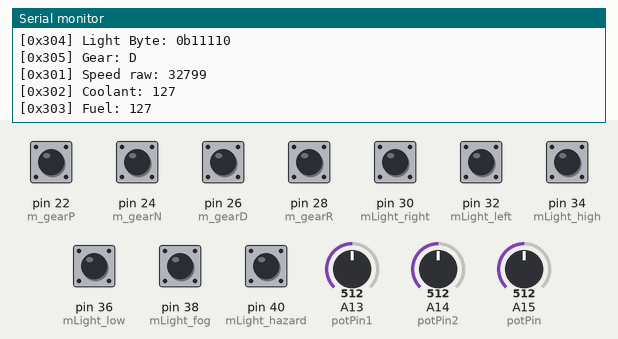
Simulated run of this sketch. Board: Arduino Mega 2560, built with avr-gcc and run on an emulated ATmega2560. On the bench: the last lines printed to the serial monitor. The test bench sets the inputs (shaded band); at power-on: pin 22 (m_gearP), pin 24 (m_gearN), pin 26 (m_gearD), pin 28 (m_gearR), pin 30 (mLight_right), pin 32 (mLight_left), pin 34 (mLight_high), pin 36 (mLight_low), pin 38 (mLight_fog), pin 40 (mLight_hazard) HIGH, A13 (potPin1) = 512, A14 (potPin2) = 512, A15 (potPin) = 512.

Above: at 1.2 s.
1.3 s: pin 22 (m_gearP) pulled LOW for 1 s
At 1.52 s:
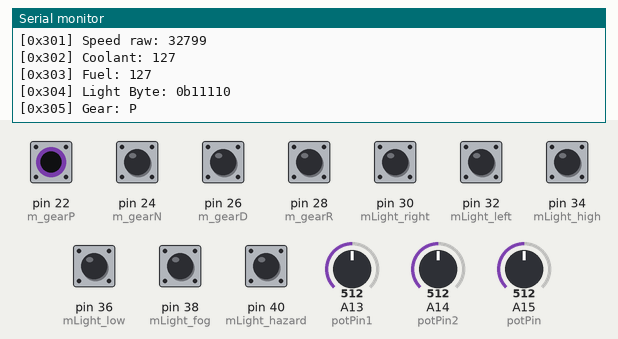
3.8 s: pin 24 (m_gearN) pulled LOW for 1 s
At 4.02 s:
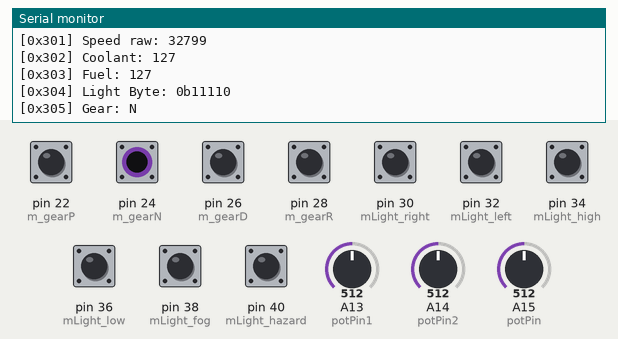
6.3 s: pin 26 (m_gearD) pulled LOW for 1 s
At 6.52 s:
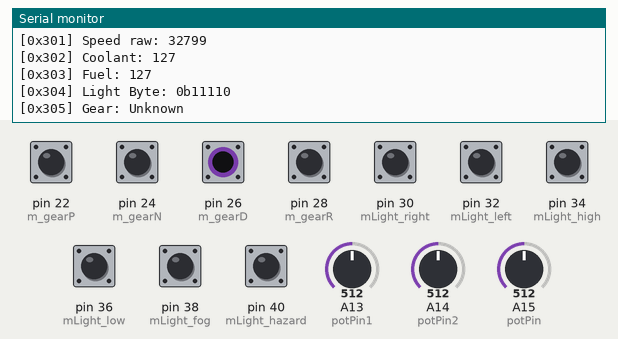
8.8 s: A13 (potPin1) set to 716
At 8.82 s:
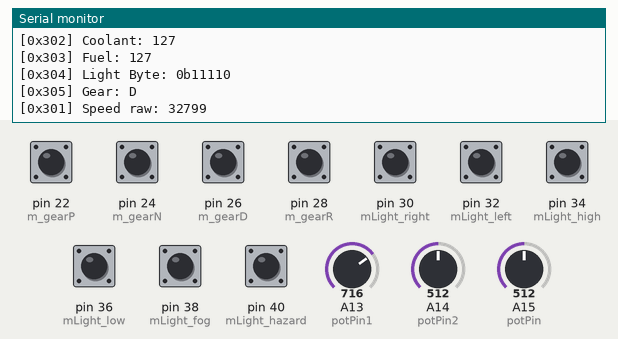
10.3 s: A14 (potPin2) set to 716
At 10.37 s:
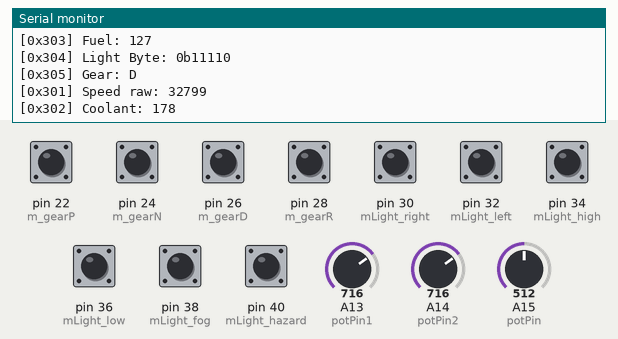
11.8 s: A15 (potPin) set to 716
At 11.97 s:
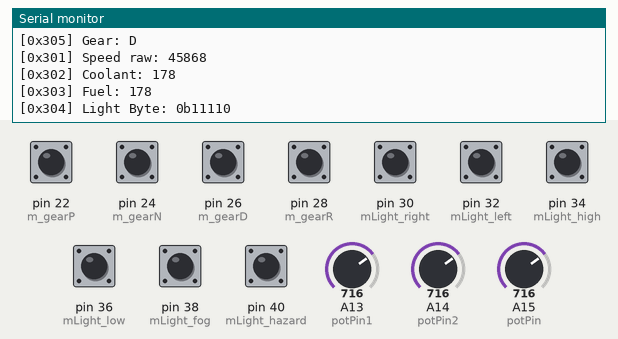

The sketch:

Cluster_Can_Send.ino
```cpp
#include <SPI.h>
#include <mcp_can.h>

//-------------------- MCP2515 --------------------//
MCP_CAN CAN(53);

//-------------------- Cảm biến analog --------------------//
const int potPin  = A15;  // Speed
const int potPin1 = A13;  // Coolant
const int potPin2 = A14;  // Fuel

//-------------------- Công tắc đèn --------------------//
const int mLight_right  = 30;
const int mLight_left   = 32;
const int mLight_high   = 34;
const int mLight_low    = 36;
const int mLight_fog    = 38;
const int mLight_hazard = 40;

//-------------------- Hộp số --------------------//
const int m_gearP = 22;
const int m_gearN = 24;
const int m_gearD = 26;
const int m_gearR = 28;
unsigned long lastSendTime = 0;
const unsigned long interval = 50;
int sendStep = 0;

//-------------------- Hàm gửi tốc độ (ID: 0x301) --------------------//
void sendWheelSpeedRaw(int potPin, MCP_CAN &CAN) {
  unsigned int rawSpeed = map(analogRead(potPin), 0, 1023, 0, 65535);
  byte data[8] = {
    (byte)(rawSpeed >> 8),(byte)(rawSpeed & 0xFF),0, 0, 0, 0, 0, 0
  };
  CAN.sendMsgBuf(0x301, 0, 8, data);
  Serial.print("[0x301] Speed raw: "); Serial.println(rawSpeed);
}

//-------------------- Hàm gửi coolant (ID: 0x302) --------------------//
void sendCoolantRaw(int potPin1, MCP_CAN &CAN) {
  int raw = analogRead(potPin1);
  byte val = map(raw, 0, 1023, 0, 255);
  byte data[8] = { val, 0, 0, 0, 0, 0, 0, 0 };
  CAN.sendMsgBuf(0x302, 0, 8, data);
  Serial.print("[0x302] Coolant: "); Serial.println(val);
}

//-------------------- Hàm gửi fuel (ID: 0x303) --------------------//
void sendFuelRaw(int potPin2, MCP_CAN &CAN) {
  int raw = analogRead(potPin2);
  byte val = map(raw, 0, 1023, 0, 255);
  byte data[8] = { val, 0, 0, 0, 0, 0, 0, 0 };
  CAN.sendMsgBuf(0x303, 0, 8, data);
  Serial.print("[0x303] Fuel: "); Serial.println(val);
}

//-------------------- Hàm gửi trạng thái đèn (ID: 0x304) --------------------//
void sendLightStatus(MCP_CAN &CAN) {
  byte lightByte = 0;
  lightByte |= (!digitalRead(mLight_right)  << 0);
  lightByte |= (digitalRead(mLight_left)   << 1);
  lightByte |= (digitalRead(mLight_high)   << 2);
  lightByte |= (digitalRead(mLight_low)    << 3);
  lightByte |= (digitalRead(mLight_fog)    << 4);
  lightByte |= (!digitalRead(mLight_hazard) << 5);
  byte data[8] = { lightByte, 0, 0, 0, 0, 0, 0, 0 };
  CAN.sendMsgBuf(0x304, 0, 8, data);
  Serial.print("[0x304] Light Byte: 0b"); Serial.println(lightByte, BIN);
}

//-------------------- Hàm gửi trạng thái hộp số (ID: 0x305) --------------------//
void sendGearStatus(MCP_CAN &CAN) {
  byte gearValue = 0xFF;
  if (!digitalRead(m_gearP))      gearValue = 0;
  else if (!digitalRead(m_gearN)) gearValue = 1;
  else if (digitalRead(m_gearD))  gearValue = 2;
  else if (!digitalRead(m_gearR)) gearValue = 3;

  byte data[8] = { gearValue, 0, 0, 0, 0, 0, 0, 0 };
  CAN.sendMsgBuf(0x305, 0, 8, data);

  Serial.print("[0x305] Gear: ");
  if (gearValue == 0) Serial.println("P");
  else if (gearValue == 1) Serial.println("N");
  else if (gearValue == 2) Serial.println("D");
  else if (gearValue == 3) Serial.println("R");
  else Serial.println("Unknown");
}

//-------------------- SETUP --------------------//
void setup() {
  Serial.begin(115200);

  // Khởi tạo MCP2515
  if (CAN_OK == CAN.begin(MCP_ANY, CAN_500KBPS, MCP_16MHZ)) {
    Serial.println("CAN Sender Initialized Successfully!");
  } else {
    Serial.println("CAN Sender Initialization Failed!");
    while (1);
  }

  CAN.setMode(MCP_NORMAL);

  pinMode(mLight_right,  INPUT_PULLUP);
  pinMode(mLight_left,   INPUT_PULLUP);
  pinMode(mLight_high,   INPUT_PULLUP);
  pinMode(mLight_low,    INPUT_PULLUP);
  pinMode(mLight_fog,    INPUT_PULLUP);
  pinMode(mLight_hazard, INPUT_PULLUP);

  pinMode(m_gearP, INPUT_PULLUP);
  pinMode(m_gearN, INPUT_PULLUP);
  pinMode(m_gearD, INPUT_PULLUP);
  pinMode(m_gearR, INPUT_PULLUP);
}

//-------------------- LOOP --------------------//
void loop() {
  unsigned long currentMillis = millis();

  if (currentMillis - lastSendTime >= interval) {
    lastSendTime = currentMillis;

    switch (sendStep) {
      case 0:
        sendWheelSpeedRaw(potPin, CAN);
        break;
      case 1:
        sendCoolantRaw(potPin1, CAN);
        break;
      case 2:
        sendFuelRaw(potPin2, CAN);
        break;
      case 3:
        sendLightStatus(CAN);
        break;
      case 4:
        sendGearStatus(CAN);
        break;
    }

    sendStep++;
    if (sendStep > 4) sendStep = 0;  // Reset sau khi hết 5 bước
  }
}
```

Measured:
- after the input at 1.3 s, the serial monitor: prints a new line after 0.20 s (image 1)
- after the input at 3.8 s, the serial monitor: prints a new line after 0.20 s (image 2)
- after the input at 6.3 s, the serial monitor: prints a new line after 0.20 s (image 3)
- after the input at 11.8 s, the serial monitor: prints a new line at once (image 6)
